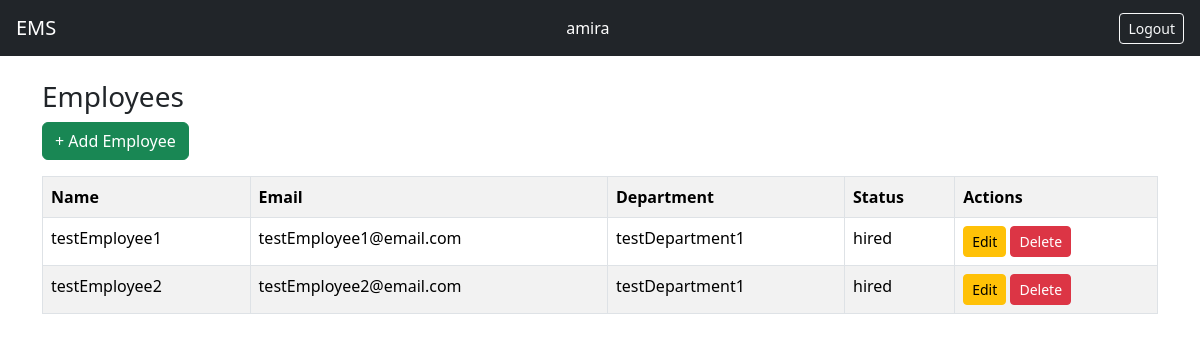
Before: / (signed in) with the older database file.
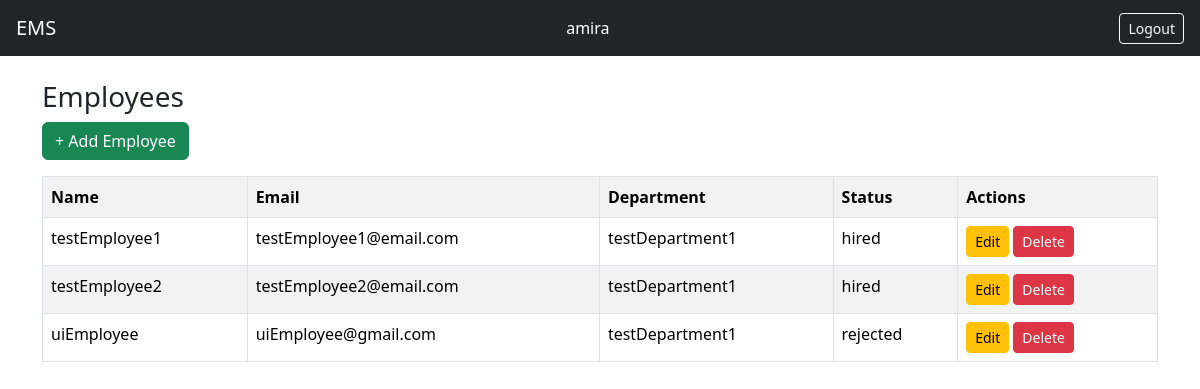
After: the same page with the newer database file.
### employees/models.py (models this page shows, shortened)
class Employee(models.Model):
    STATUS_CHOICES = [
        ('application', 'Application Received'),
        ('interview', 'Interview Scheduled'),
        ('hired', 'Hired'),
        ('rejected', 'Not Accepted'),
    ]
    company = models.ForeignKey(Company, on_delete=models.PROTECT, related_name='employees')
    department = models.ForeignKey(Department, on_delete=models.PROTECT, related_name='employees')
    status = models.CharField(max_length=20, choices=STATUS_CHOICES)
    name = models.CharField(max_length=255)
    email = models.EmailField(unique=True)
    mobile = models.CharField(max_length=22, unique=True)
    address = models.TextField()
    designation = models.CharField(max_length=255)
    hired_on = models.DateField(null=True, blank=True) # Can be null if not hired yet
    user = models.OneToOneField(User, on_delete=models.CASCADE)

### companies/models.py (models this page shows, shortened)
class Department(models.Model):
    company = models.ForeignKey(Company, on_delete=models.PROTECT, related_name='departments')
    name = models.CharField(max_length=255)
    employees_count = models.PositiveIntegerField(default=0)

### ems/views.py (the view)
# urls.py: path('', employee_list, name='home'),
@login_required
def employee_list(request):
    user = request.user
    is_manager = user.groups.filter(name='Manager').exists()
    if user.is_superuser:
        employees = Employee.objects.all()
    elif is_manager:
        employees = Employee.objects.filter(
            department=user.employee.department
        )
    else:
        employees = Employee.objects.filter(user=user)
    return render(
        request,
        'employees/list.html',
        {
            'employees': employees,
            'is_manager': is_manager,
        }
    )

### templates/employees/list.html
{% extends "base.html" %}
{% block content %}
<h3>Employees</h3>
{% if user.is_superuser or is_manager %}
    <a href="{% url 'add_employee' %}"
       class="btn btn-success mb-3">
       + Add Employee
    </a>
{% endif %}
<table class="table table-bordered table-striped">
    <tr>
        <th>Name</th>
        <th>Email</th>
        <th>Department</th>
        <th>Status</th>
        <th>Actions</th>
    </tr>
    {% for e in employees %}
    <tr>
        <td>{{ e.name }}</td>
        <td>{{ e.email }}</td>
        <td>{{ e.department.name }}</td>
        <td>{{ e.status }}</td>
        <td>
            {% if user.is_superuser or is_manager %}
                <a href="/employees/edit/{{ e.id }}/"
                   class="btn btn-sm btn-warning">
                   Edit
                </a>
                <a href="/employees/delete/{{ e.id }}/"
                   class="btn btn-sm btn-danger">
                   Delete
                </a>
            {% endif %}
        </td>
    </tr>
    {% endfor %}
</table>
{% endblock %}

Changed rows visible on the page:
added Employee: name "uiEmployee", email "uiEmployee@gmail.com", department.name "testDepartment1", status "rejected"
